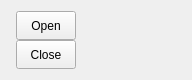
<?xml version="1.0" encoding="UTF-8"?>
<ui version="4.0">
 <class>Form</class>
 <widget class="QWidget" name="Form">
  <property name="geometry">
   <rect>
    <x>0</x>
    <y>0</y>
    <width>192</width>
    <height>80</height>
   </rect>
  </property>
  <property name="sizePolicy">
   <sizepolicy hsizetype="Preferred" vsizetype="Preferred">
    <horstretch>0</horstretch>
    <verstretch>0</verstretch>
   </sizepolicy>
  </property>
  <property name="minimumSize">
   <size>
    <width>192</width>
    <height>68</height>
   </size>
  </property>
  <property name="maximumSize">
   <size>
    <width>192</width>
    <height>80</height>
   </size>
  </property>
  <property name="windowTitle">
   <string>Form</string>
  </property>
  <layout class="QHBoxLayout" name="horizontalLayout_2">
   <item>
    <layout class="QHBoxLayout" name="horizontalLayout">
     <property name="spacing">
      <number>0</number>
     </property>
     <item>
      <layout class="QVBoxLayout" name="verticalLayout">
       <property name="spacing">
        <number>0</number>
       </property>
       <item>
        <widget class="PyDMPushButton" name="PyDMPushButton">
         <property name="sizePolicy">
          <sizepolicy hsizetype="Minimum" vsizetype="Preferred">
           <horstretch>0</horstretch>
           <verstretch>0</verstretch>
          </sizepolicy>
         </property>
         <property name="maximumSize">
          <size>
           <width>60</width>
           <height>50</height>
          </size>
         </property>
         <property name="toolTip">
          <string/>
         </property>
         <property name="text">
          <string>Open</string>
         </property>
         <property name="rules" stdset="0">
          <string>[{&quot;name&quot;: &quot;enable&quot;, &quot;property&quot;: &quot;Enable&quot;, &quot;initial_value&quot;: &quot;&quot;, &quot;expression&quot;: &quot;ch[0]==0&quot;, &quot;channels&quot;: [{&quot;channel&quot;: &quot;ca://${AO}.VAL&quot;, &quot;trigger&quot;: true, &quot;use_enum&quot;: true}]}]</string>
         </property>
         <property name="alarmSensitiveContent" stdset="0">
          <bool>false</bool>
         </property>
         <property name="alarmSensitiveBorder" stdset="0">
          <bool>false</bool>
         </property>
         <property name="channel" stdset="0">
          <string>ca://${AO}.VAL</string>
         </property>
         <property name="passwordProtected" stdset="0">
          <bool>false</bool>
         </property>
         <property name="password" stdset="0">
          <string/>
         </property>
         <property name="protectedPassword" stdset="0">
          <string/>
         </property>
         <property name="showConfirmDialog" stdset="0">
          <bool>false</bool>
         </property>
         <property name="confirmMessage" stdset="0">
          <string>Are you sure you want to proceed?</string>
         </property>
         <property name="pressValue" stdset="0">
          <string>${VAL}</string>
         </property>
         <property name="releaseValue" stdset="0">
          <string>None</string>
         </property>
         <property name="relativeChange" stdset="0">
          <bool>false</bool>
         </property>
         <property name="writeWhenRelease" stdset="0">
          <bool>false</bool>
         </property>
        </widget>
       </item>
       <item>
        <widget class="PyDMPushButton" name="PyDMPushButton_2">
         <property name="sizePolicy">
          <sizepolicy hsizetype="Minimum" vsizetype="Preferred">
           <horstretch>0</horstretch>
           <verstretch>0</verstretch>
          </sizepolicy>
         </property>
         <property name="maximumSize">
          <size>
           <width>60</width>
           <height>50</height>
          </size>
         </property>
         <property name="toolTip">
          <string/>
         </property>
         <property name="text">
          <string>Close</string>
         </property>
         <property name="rules" stdset="0">
          <string>[{&quot;name&quot;: &quot;enable&quot;, &quot;property&quot;: &quot;Enable&quot;, &quot;initial_value&quot;: &quot;&quot;, &quot;expression&quot;: &quot;ch[0]==${VAL}&quot;, &quot;channels&quot;: [{&quot;channel&quot;: &quot;ca://${AO}.VAL&quot;, &quot;trigger&quot;: true, &quot;use_enum&quot;: true}]}]</string>
         </property>
         <property name="alarmSensitiveContent" stdset="0">
          <bool>false</bool>
         </property>
         <property name="alarmSensitiveBorder" stdset="0">
          <bool>false</bool>
         </property>
         <property name="channel" stdset="0">
          <string>ca://${AO}.VAL</string>
         </property>
         <property name="passwordProtected" stdset="0">
          <bool>false</bool>
         </property>
         <property name="password" stdset="0">
          <string/>
         </property>
         <property name="protectedPassword" stdset="0">
          <string/>
         </property>
         <property name="showConfirmDialog" stdset="0">
          <bool>false</bool>
         </property>
         <property name="confirmMessage" stdset="0">
          <string>Are you sure you want to proceed?</string>
         </property>
         <property name="pressValue" stdset="0">
          <string>0</string>
         </property>
         <property name="releaseValue" stdset="0">
          <string>None</string>
         </property>
         <property name="relativeChange" stdset="0">
          <bool>false</bool>
         </property>
         <property name="writeWhenRelease" stdset="0">
          <bool>false</bool>
         </property>
        </widget>
       </item>
      </layout>
     </item>
     <item>
      <widget class="PyDMLabel" name="PyDMLabel">
       <property name="maximumSize">
        <size>
         <width>100</width>
         <height>16777215</height>
        </size>
       </property>
       <property name="toolTip">
        <string/>
       </property>
       <property name="precision" stdset="0">
        <number>0</number>
       </property>
       <property name="showUnits" stdset="0">
        <bool>true</bool>
       </property>
       <property name="precisionFromPV" stdset="0">
        <bool>true</bool>
       </property>
       <property name="alarmSensitiveContent" stdset="0">
        <bool>false</bool>
       </property>
       <property name="alarmSensitiveBorder" stdset="0">
        <bool>true</bool>
       </property>
       <property name="channel" stdset="0">
        <string>ca://${AO}.VAL</string>
       </property>
      </widget>
     </item>
    </layout>
   </item>
  </layout>
 </widget>
 <customwidgets>
  <customwidget>
   <class>PyDMLabel</class>
   <extends>QLabel</extends>
   <header>pydm.widgets.label</header>
  </customwidget>
  <customwidget>
   <class>PyDMPushButton</class>
   <extends>QPushButton</extends>
   <header>pydm.widgets.pushbutton</header>
  </customwidget>
 </customwidgets>
 <resources/>
 <connections/>
</ui>
